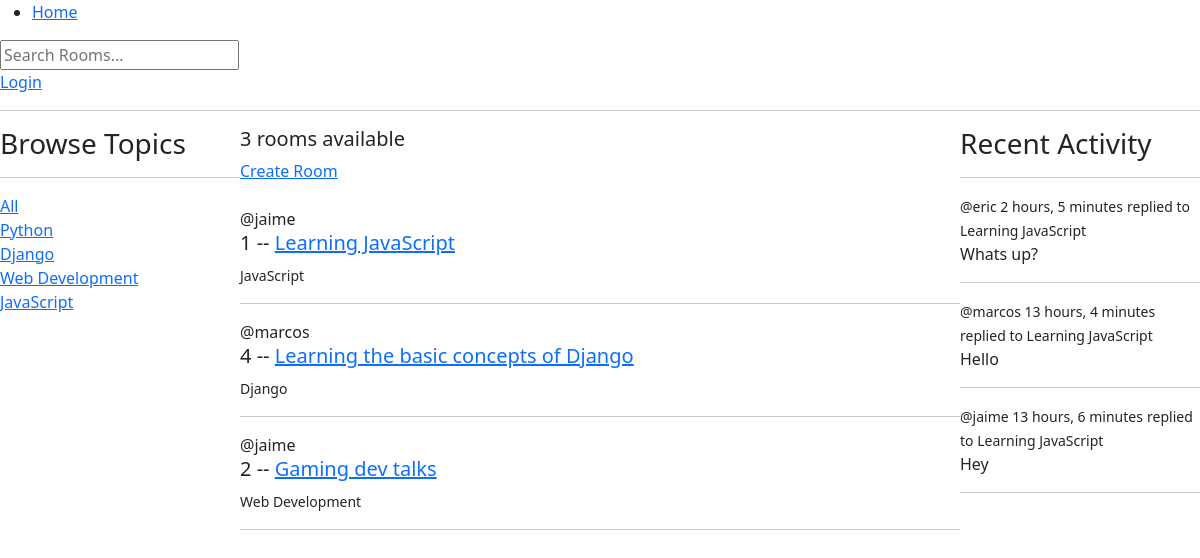
The page / on the database its author committed.
### base/models.py (models this page shows, shortened)
class Topic(models.Model):
    name = models.CharField(max_length=200)

class Room(models.Model):
    host =  models.ForeignKey(User, on_delete=models.SET_NULL, null=True)
    topic = models.ForeignKey(Topic, on_delete=models.SET_NULL, null=True)
    name = models.CharField(max_length=200)
    description = models.TextField(null=True, blank=True)
    participants = models.ManyToManyField(User, related_name='participants', blank=True)
    updated = models.DateTimeField(auto_now=True) # auto_now - retrieves the current date and time everytime
    created = models.DateTimeField(auto_now_add=True) # auto_now_add - retrieves the current date and time once
    class Meta:
        ordering = ['-updated', '-created']
    def __str__(self):
        return self.name

class Message(models.Model):
    user = models.ForeignKey(User, on_delete=models.CASCADE)
    room = models.ForeignKey(Room, on_delete=models.CASCADE)
    body = models.TextField()
    updated = models.DateTimeField(auto_now=True)
    created = models.DateTimeField(auto_now_add=True)
    class Meta:
        ordering = ['-updated', '-created']
    def __str__(self):
        return self.body[0:50]

### base/views.py (the view)
# urls.py: path('', views.home, name="home"),
def home(request):
    q = request.GET.get('q') if request.GET.get('q') != None else ''
    rooms = Room.objects.filter(
            Q(topic__name__icontains=q) |
            Q(name__icontains=q) |
            Q(description__icontains=q)
        )
    topics = Topic.objects.all()
    rooms_count = rooms.count()
    room_messages = Message.objects.filter(Q(room__topic__name__icontains=q))
    return render(request, 'base/home.html', {"rooms": rooms, "topics": topics, "rooms_count": rooms_count, "room_messages": room_messages})

### base/templates/base/home.html (shortened to what this page needs)
{% extends 'main.html' %}
{% block content %}
    <div class="home-container">
        <div>
            {% include 'base/topics_component.html' %}
        </div>
        <div>
            <h5>{{rooms_count}} rooms available</h5>
            <a href="{% url 'create-room' %}">Create Room</a><br><br>
            {% include 'base/feed_component.html' %}
        </div>
        <div>
            {% include 'base/activity_component.html' %}
        </div>
    </div>
{% endblock content %}

### base/templates/base/topics_component.html
<h3>Browse Topics</h3>
<hr>
<div>
    <a href="{% url 'home' %}">All</a>
</div>
{% for topic in topics %}
    <div>
        <a href="{% url 'home' %}?q={{topic.name}}">{{topic.name}}</a>
    </div>
{% endfor %}

### base/templates/base/feed_component.html (shortened to what this page needs)
<div>
    {% for room in rooms %}
        <div>
            <span>@{{room.host.username}}</span>
            <h5>{{room.id}} -- <a href="{% url 'room' room.id%}">{{room.name}}</a></h5>
            <small>{{room.topic.name}}</small>
        </div>
        <hr>
    {% endfor %}
</div>

### base/templates/base/activity_component.html (shortened to what this page needs)
<h3>Recent Activity</h3>
<hr>
{% for message in room_messages %}
    <div>
        <small>@{{message.user}}  {{message.created|timesince}}</small>
        <small>replied to {{message.room}}</small>
        <p>{{message}}</p>
        <hr>
    </div>
{% endfor %}

### base/templates/base/home.html (style rules this page uses)
.home-container { display: grid; grid-template-columns: 1fr 3fr 1fr; }

### rows shown on the page
Topic: name "Python"
Topic: name "Django"
Topic: name "Web Development"
Topic: name "JavaScript"
Room: host.username "jaime", id "1", name "Learning JavaScript", topic.name "JavaScript"
Room: host.username "marcos", id "4", name "Learning the basic concepts of Django", topic.name "Django"
Room: host.username "jaime", id "2", name "Gaming dev talks", topic.name "Web Development"
Message: user "eric", created "2 hours, 5 minutes", room "Learning JavaScript", body "Whats up?"
Message: user "marcos", created "13 hours, 4 minutes", room "Learning JavaScript", body "Hello"
Message: user "jaime", created "13 hours, 6 minutes", room "Learning JavaScript", body "Hey"

### other values the page prints
{{ rooms_count }} "3"
